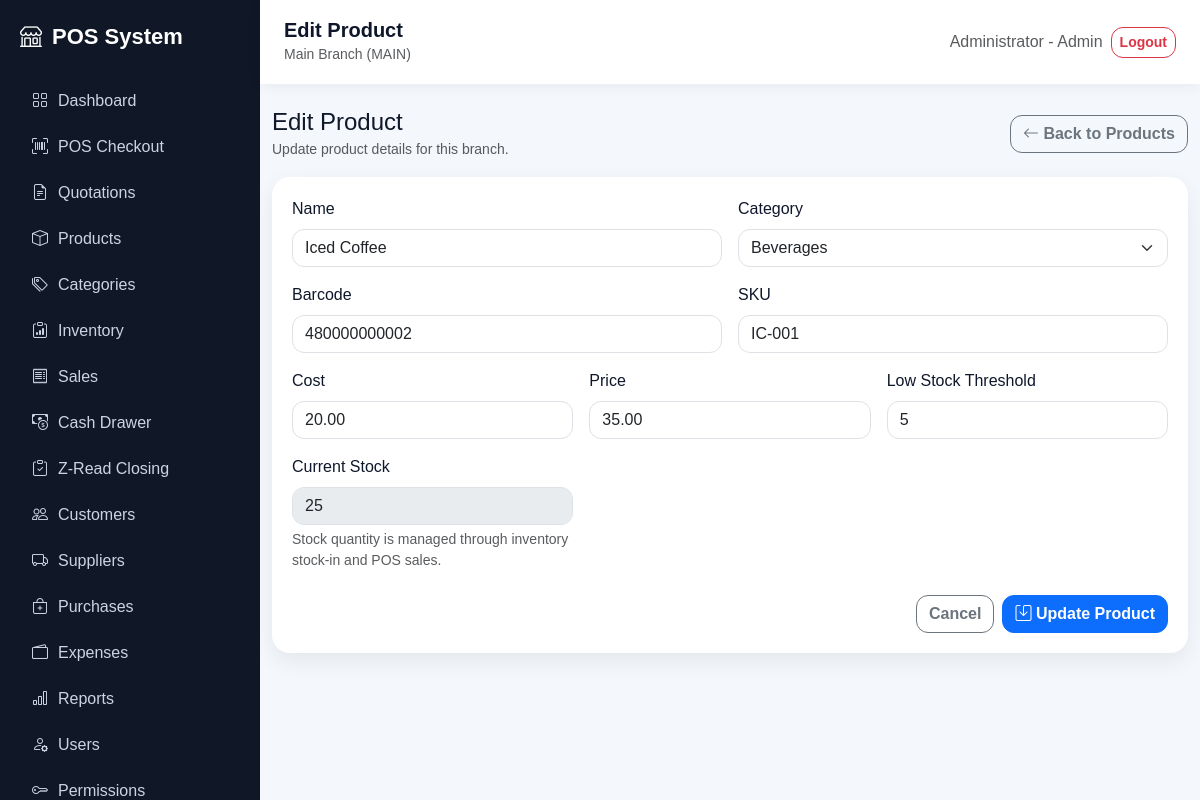
The page /products/edit.php?id=2 (signed in) on the database its author committed.
### tables this page shows
CREATE TABLE products (
  id INT AUTO_INCREMENT PRIMARY KEY,
  branch_id INT NOT NULL,
  category_id INT NULL,
  name VARCHAR(160) NOT NULL,
  barcode VARCHAR(100) NULL,
  sku VARCHAR(100) NULL,
  cost DECIMAL(12,2) DEFAULT 0,
  price DECIMAL(12,2) NOT NULL DEFAULT 0,
  stock_qty INT NOT NULL DEFAULT 0,
  low_stock_threshold INT NOT NULL DEFAULT 5,
  created_at TIMESTAMP DEFAULT CURRENT_TIMESTAMP,
  UNIQUE KEY unique_branch_barcode (branch_id, barcode),
  FOREIGN KEY (branch_id) REFERENCES branches(id) ON DELETE CASCADE,
  FOREIGN KEY (category_id) REFERENCES categories(id) ON DELETE SET NULL
);

CREATE TABLE categories (
  id INT AUTO_INCREMENT PRIMARY KEY,
  branch_id INT NOT NULL,
  name VARCHAR(120) NOT NULL,
  created_at TIMESTAMP DEFAULT CURRENT_TIMESTAMP,
  FOREIGN KEY (branch_id) REFERENCES branches(id) ON DELETE CASCADE
);

### config/app.php (called while the page is built, shortened)
<?php
function app_url(string $path = ''): string
{
    return BASE_URL . ltrim($path, '/');
}

### products/edit.php (the view, shortened to what this page needs)
<?php
require_once __DIR__ . '/../config/database.php';
$branchId = current_branch_id();
$id = (int)($_GET['id'] ?? $_POST['id'] ?? 0);
$stmt = $pdo->prepare('SELECT * FROM products WHERE branch_id = ? AND id = ? LIMIT 1');
$stmt->execute([$branchId, $id]);
$product = $stmt->fetch();
    ?>
    <?php
$form = [
    'id' => (int)$product['id'],
    'name' => (string)$product['name'],
    'barcode' => (string)($product['barcode'] ?? ''),
    'sku' => (string)($product['sku'] ?? ''),
    'category_id' => (string)($product['category_id'] ?? ''),
    'cost' => (string)$product['cost'],
    'price' => (string)$product['price'],
    'stock_qty' => (string)$product['stock_qty'],
    'low_stock_threshold' => (string)$product['low_stock_threshold'],
];
$categories = $pdo->prepare('SELECT id, name FROM categories WHERE branch_id = ? ORDER BY name');
$categories->execute([$branchId]);
$categories = $categories->fetchAll();
include __DIR__ . '/../includes/header.php';
?>
<div class="d-flex flex-column flex-md-row justify-content-between align-items-md-center gap-3 mb-3">
    <div>
        <h4 class="mb-0">Edit Product</h4>
        <small class="text-muted">Update product details for this branch.</small>
    </div>
    <a class="btn btn-outline-secondary" href="<?= app_url('products/index.php') ?>">
        <i class="bi bi-arrow-left"></i> Back to Products
    </a>
</div>
<form method="post" action="<?= app_url('products/edit.php?id=' . (int)$form['id']) ?>" class="table-card">
    <div class="row g-3">
        <div class="col-md-6">
            <label class="form-label">Name</label>
            <input class="form-control" name="name" value="<?= htmlspecialchars($form['name']) ?>" required maxlength="160">
        </div>
        <div class="col-md-6">
            <label class="form-label">Category</label>
            <select class="form-select" name="category_id">
                <?php foreach ($categories as $category): ?>
                    <option value="<?= (int)$category['id'] ?>" <?= (string)$category['id'] === $form['category_id'] ? 'selected' : '' ?>>
                        <?= htmlspecialchars($category['name']) ?>
                    </option>
                <?php endforeach; ?>
            </select>
        </div>
        <div class="col-md-6">
            <label class="form-label">Barcode</label>
            <input class="form-control" name="barcode" value="<?= htmlspecialchars($form['barcode']) ?>" maxlength="100">
        </div>
        <div class="col-md-6">
            <label class="form-label">SKU</label>
            <input class="form-control" name="sku" value="<?= htmlspecialchars($form['sku']) ?>" maxlength="100">
        </div>
        <div class="col-md-4">
            <label class="form-label">Cost</label>
            <input class="form-control" type="number" step="0.01" min="0" name="cost" value="<?= htmlspecialchars($form['cost']) ?>" required>
        </div>
        <div class="col-md-4">
            <label class="form-label">Price</label>
            <input class="form-control" type="number" step="0.01" min="0" name="price" value="<?= htmlspecialchars($form['price']) ?>" required>
        </div>
        <div class="col-md-4">
            <label class="form-label">Low Stock Threshold</label>
            <input class="form-control" type="number" min="0" name="low_stock_threshold" value="<?= htmlspecialchars($form['low_stock_threshold']) ?>" required>
        </div>
        <div class="col-md-4">
            <label class="form-label">Current Stock</label>
            <input class="form-control" value="<?= (int)$form['stock_qty'] ?>" disabled>
            <div class="form-text">Stock quantity is managed through inventory stock-in and POS sales.</div>
        </div>
    </div>
    <div class="d-flex justify-content-end gap-2 mt-4">
        <a class="btn btn-outline-secondary" href="<?= app_url('products/index.php') ?>">Cancel</a>
        <button class="btn btn-primary">
            <i class="bi bi-save"></i> Update Product
        </button>
    </div>
</form>
<?php include __DIR__ . '/../includes/footer.php'; ?>

### assets/css/app.css (style rules this page uses)
:root { --sidebar:#101827; --primary:#2563eb; --bg:#f4f7fb; }
body { background: var(--bg); font-family: Arial, sans-serif; }
.table-card { background:#fff; border-radius:18px; padding:20px; box-shadow:0 8px 22px rgba(15,23,42,.07); }
* { box-sizing: border-box; }
html { scroll-behavior: smooth; }
body { color: #0f172a; }
.card, .table-card, .soft-card, .stat-card { transition: transform .18s ease, box-shadow .18s ease; }
.form-control, .form-select, .btn { border-radius: 12px; }
.btn { font-weight: 600; }

### rows shown on the page
products: name "Iced Coffee", category_id "Beverages", barcode "480000000002", sku "IC-001", cost "20.00", price "35.00", low_stock_threshold "5", stock_qty "25"

### other values the page prints
$link['label'] "Dashboard"
$link['label'] "POS Checkout"
$link['label'] "Quotations"
$link['label'] "Products"
$link['label'] "Categories"
$link['label'] "Inventory"
$link['label'] "Sales"
$link['label'] "Cash Drawer"
$link['label'] "Z-Read Closing"
$link['label'] "Customers"
$link['label'] "Suppliers"
$link['label'] "Purchases"
$link['label'] "Expenses"
$link['label'] "Reports"
$link['label'] "Users"
